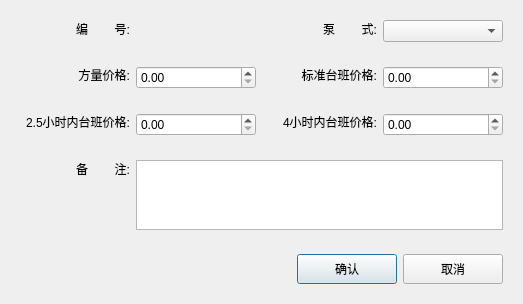
<?xml version="1.0" encoding="UTF-8"?>
<ui version="4.0">
 <class>ContractPriceDialog</class>
 <widget class="QDialog" name="ContractPriceDialog">
  <property name="geometry">
   <rect>
    <x>0</x>
    <y>0</y>
    <width>523</width>
    <height>293</height>
   </rect>
  </property>
  <property name="windowTitle">
   <string>Dialog</string>
  </property>
  <layout class="QVBoxLayout" name="verticalLayout">
   <item>
    <widget class="QWidget" name="widget" native="true">
     <layout class="QHBoxLayout" name="horizontalLayout">
      <item>
       <widget class="QLabel" name="label">
        <property name="minimumSize">
         <size>
          <width>110</width>
          <height>0</height>
         </size>
        </property>
        <property name="maximumSize">
         <size>
          <width>110</width>
          <height>16777215</height>
         </size>
        </property>
        <property name="text">
         <string>编        号:</string>
        </property>
        <property name="alignment">
         <set>Qt::AlignRight|Qt::AlignTop|Qt::AlignTrailing</set>
        </property>
       </widget>
      </item>
      <item>
       <widget class="QLabel" name="numberLabel">
        <property name="minimumSize">
         <size>
          <width>120</width>
          <height>0</height>
         </size>
        </property>
        <property name="maximumSize">
         <size>
          <width>120</width>
          <height>16777215</height>
         </size>
        </property>
        <property name="text">
         <string/>
        </property>
       </widget>
      </item>
      <item>
       <widget class="QLabel" name="label_3">
        <property name="text">
         <string>泵        式:</string>
        </property>
        <property name="alignment">
         <set>Qt::AlignRight|Qt::AlignTop|Qt::AlignTrailing</set>
        </property>
       </widget>
      </item>
      <item>
       <widget class="QComboBox" name="pumyTypeCB">
        <property name="minimumSize">
         <size>
          <width>120</width>
          <height>0</height>
         </size>
        </property>
        <property name="maximumSize">
         <size>
          <width>120</width>
          <height>16777215</height>
         </size>
        </property>
       </widget>
      </item>
     </layout>
    </widget>
   </item>
   <item>
    <widget class="QWidget" name="widget_2" native="true">
     <layout class="QHBoxLayout" name="horizontalLayout_2">
      <item>
       <widget class="QLabel" name="label_4">
        <property name="minimumSize">
         <size>
          <width>110</width>
          <height>0</height>
         </size>
        </property>
        <property name="maximumSize">
         <size>
          <width>110</width>
          <height>16777215</height>
         </size>
        </property>
        <property name="text">
         <string>方量价格:</string>
        </property>
        <property name="alignment">
         <set>Qt::AlignRight|Qt::AlignTop|Qt::AlignTrailing</set>
        </property>
       </widget>
      </item>
      <item>
       <widget class="QDoubleSpinBox" name="squrePriceDSB">
        <property name="minimumSize">
         <size>
          <width>120</width>
          <height>0</height>
         </size>
        </property>
        <property name="maximumSize">
         <size>
          <width>120</width>
          <height>16777215</height>
         </size>
        </property>
       </widget>
      </item>
      <item>
       <widget class="QLabel" name="label_5">
        <property name="text">
         <string>标准台班价格:</string>
        </property>
        <property name="alignment">
         <set>Qt::AlignRight|Qt::AlignTop|Qt::AlignTrailing</set>
        </property>
       </widget>
      </item>
      <item>
       <widget class="QDoubleSpinBox" name="standardPriceDSB">
        <property name="minimumSize">
         <size>
          <width>120</width>
          <height>0</height>
         </size>
        </property>
        <property name="maximumSize">
         <size>
          <width>120</width>
          <height>16777215</height>
         </size>
        </property>
       </widget>
      </item>
     </layout>
    </widget>
   </item>
   <item>
    <widget class="QWidget" name="widget_3" native="true">
     <layout class="QHBoxLayout" name="horizontalLayout_3">
      <item>
       <widget class="QLabel" name="label_6">
        <property name="minimumSize">
         <size>
          <width>110</width>
          <height>0</height>
         </size>
        </property>
        <property name="maximumSize">
         <size>
          <width>110</width>
          <height>16777215</height>
         </size>
        </property>
        <property name="text">
         <string>2.5小时内台班价格:</string>
        </property>
        <property name="alignment">
         <set>Qt::AlignRight|Qt::AlignTop|Qt::AlignTrailing</set>
        </property>
       </widget>
      </item>
      <item>
       <widget class="QDoubleSpinBox" name="within150minDSB">
        <property name="minimumSize">
         <size>
          <width>120</width>
          <height>0</height>
         </size>
        </property>
        <property name="maximumSize">
         <size>
          <width>120</width>
          <height>16777215</height>
         </size>
        </property>
       </widget>
      </item>
      <item>
       <widget class="QLabel" name="label_7">
        <property name="text">
         <string>4小时内台班价格:</string>
        </property>
        <property name="alignment">
         <set>Qt::AlignRight|Qt::AlignTop|Qt::AlignTrailing</set>
        </property>
       </widget>
      </item>
      <item>
       <widget class="QDoubleSpinBox" name="within240minDSB">
        <property name="minimumSize">
         <size>
          <width>120</width>
          <height>0</height>
         </size>
        </property>
        <property name="maximumSize">
         <size>
          <width>120</width>
          <height>16777215</height>
         </size>
        </property>
       </widget>
      </item>
     </layout>
    </widget>
   </item>
   <item>
    <widget class="QWidget" name="widget_4" native="true">
     <layout class="QHBoxLayout" name="horizontalLayout_4">
      <item>
       <widget class="QLabel" name="label_8">
        <property name="minimumSize">
         <size>
          <width>110</width>
          <height>0</height>
         </size>
        </property>
        <property name="maximumSize">
         <size>
          <width>110</width>
          <height>16777215</height>
         </size>
        </property>
        <property name="text">
         <string>备        注:</string>
        </property>
        <property name="alignment">
         <set>Qt::AlignRight|Qt::AlignTop|Qt::AlignTrailing</set>
        </property>
       </widget>
      </item>
      <item>
       <widget class="QTextEdit" name="remarksTextEdit"/>
      </item>
     </layout>
    </widget>
   </item>
   <item>
    <widget class="QWidget" name="widget_5" native="true">
     <property name="layoutDirection">
      <enum>Qt::LeftToRight</enum>
     </property>
     <layout class="QHBoxLayout" name="horizontalLayout_5">
      <item>
       <spacer name="horizontalSpacer">
        <property name="orientation">
         <enum>Qt::Horizontal</enum>
        </property>
        <property name="sizeHint" stdset="0">
         <size>
          <width>40</width>
          <height>20</height>
         </size>
        </property>
       </spacer>
      </item>
      <item>
       <widget class="QPushButton" name="ensureBtn">
        <property name="minimumSize">
         <size>
          <width>100</width>
          <height>30</height>
         </size>
        </property>
        <property name="maximumSize">
         <size>
          <width>100</width>
          <height>16777215</height>
         </size>
        </property>
        <property name="text">
         <string>确认</string>
        </property>
       </widget>
      </item>
      <item>
       <widget class="QPushButton" name="cancelBtn">
        <property name="minimumSize">
         <size>
          <width>100</width>
          <height>30</height>
         </size>
        </property>
        <property name="maximumSize">
         <size>
          <width>100</width>
          <height>16777215</height>
         </size>
        </property>
        <property name="text">
         <string>取消</string>
        </property>
       </widget>
      </item>
     </layout>
    </widget>
   </item>
  </layout>
 </widget>
 <resources/>
 <connections/>
</ui>
